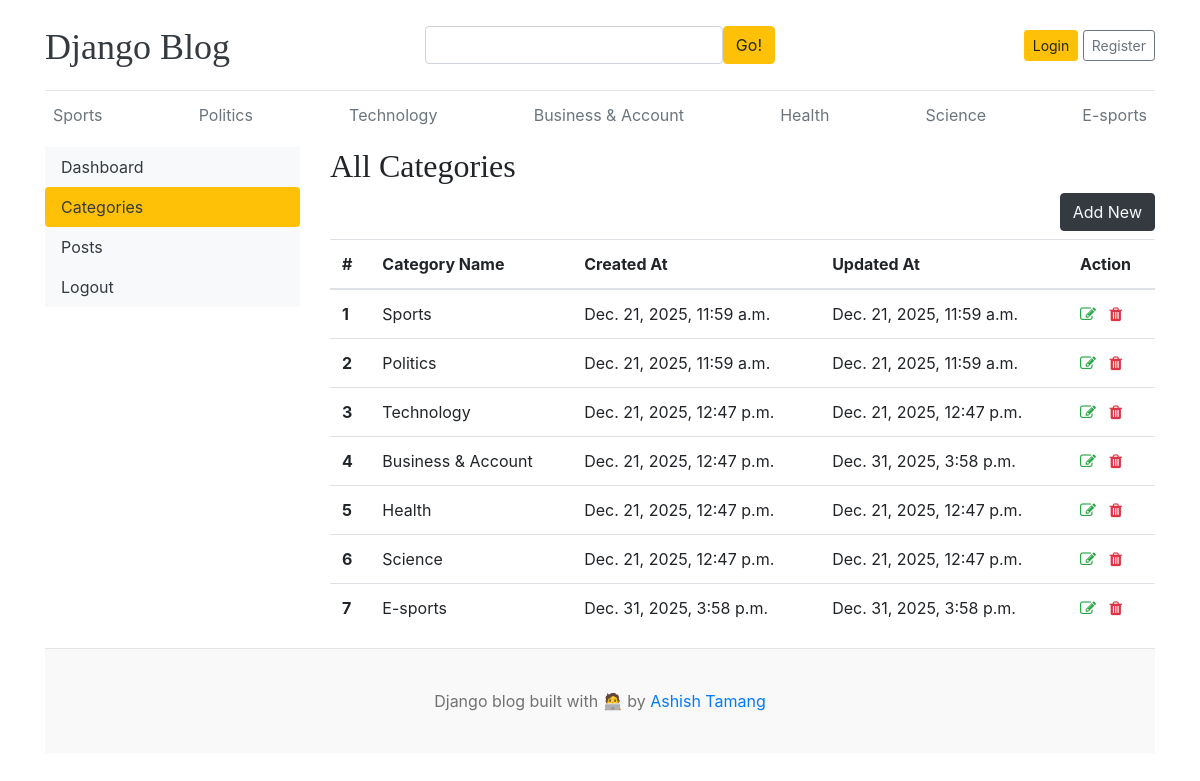
/dashboard/categories/, run on the app's committed database.
### blogs/models.py (models this page shows, shortened)
class Category(models.Model):
    category_name = models.CharField(max_length=255, unique=True)
    created_at = models.DateTimeField(auto_now_add=True)
    updated_at = models.DateTimeField(auto_now=True)
    class Meta:
        verbose_name_plural = 'Categories'

### dashboards/views.py (the view)
# urls.py: path('categories/', views.categories, name='categories'),
def categories(request):
    return render(request, 'dashboard/categories.html')

### blogs/context_processors.py (called while the page is built)
def get_categories(request):
    categories = Category.objects.all()
    return dict(categories=categories)

def get_social_links(request):
    social_links = SocialLink.objects.all()
    return dict(social_links=social_links)

### templates/dashboard/categories.html (shortened to what this page needs)
{% extends 'base.html' %}
{% block content %}
<div class="row">
    {% include 'dashboard/sidebar.html' %}
    <div class="col-md-9">
        <h2>All Categories</h2>
        <a href="{% url 'add_category' %}" class="btn btn-dark text-light float-right mb-2">Add New</a>
        <table class="table table-hover">
            <thead>
                <tr>
                    <th>#</th>
                    <th>Category Name</th>
                    <th>Created At</th>
                    <th>Updated At</th>
                    <th>Action</th>
                </tr>
            </thead>
            <tbody>
                {% for cat in categories %}
                <tr>
                    <th>{{ forloop.counter }}</th>
                    <td>{{ cat.category_name }}</td>
                    <td>{{ cat.created_at }}</td>
                    <td>{{ cat.updated_at }}</td>
                    <td><a href="{% url 'edit_category' cat.id %}"><i class="fa fa-edit text-success"></i></a>
                        <a href="{% url 'delete_category' cat.id %}"><i class="fa fa-trash text-danger"></i></a>
                    </td>
                </tr>
                {% endfor %}
            </tbody>
        </table>
    </div>
</div>
{% endblock %}

### templates/base.html (shortened to what this page needs)
{% load static %}
<!DOCTYPE html>
<html lang="en">
<head>
    <link href="https://getbootstrap.com/docs/4.0/dist/css/bootstrap.min.css" rel="stylesheet">
    <link href="{% static 'css/blog.css' %}" rel="stylesheet">
    <link rel="stylesheet" href="https://cdnjs.cloudflare.com/ajax/libs/font-awesome/4.7.0/css/font-awesome.min.css">
</head>
<body>
    <div class="container">
        <header class="blog-header py-3">
            <div class="row flex-nowrap justify-content-between align-items-center">
                <div class="col-4 pt-1">
                    <a class="blog-header-logo text-dark" href="/">Django Blog</a>
                </div>
                <div class="col-4">
                    <form action="{% url 'search' %}" method="GET" class="d-flex">
                        <input class="form-control" type="text" name="keyword" value="{{ keyword }} "
                            placeholder="Enter search term..." aria-label="Enter search term..."
                            aria-describedby="button-search" />
                        <button type="submit" class="btn btn-warning" id="button-search" type="button">Go!</button>
                    </form>
                </div>
                <div class="col-4 d-flex justify-content-end align-items-center">
                    {% if not user.is_authenticated %}
                    <a class="btn btn-sm btn-warning" href="{% url 'login' %}">Login</a> &nbsp;
                    <a class="btn btn-sm btn-outline-secondary" href="{% url 'register' %}">Register</a>
                    {% else %}
                    <span><a href="{% url 'dashboard' %}">Dashboard</a></span>
                    &emsp;
                    <span><a href="{% url 'logout' %}">Logout</a></span>
                    {% endif %}
                </div>
            </div>
        </header>
        <div class="nav-scroller py-1 mb-2">
            <nav class="nav d-flex justify-content-between">
                {% for category in categories %}
                <a class="p-2 text-muted" href="{% url 'post_by_category' category.id %}">
                    {{ category.category_name }}</a>
                {% endfor %}
            </nav>
        </div>
        {% block content %}
        {% endblock %}
        <footer class="blog-footer">
            <p>Django blog built with 🧑‍💻 by <a href="#">Ashish Tamang</a></p>
        </footer>
</body>
</html>

### blog_main/static/css/blog.css (style rules this page uses)
.blog-header { border-bottom: 1px solid #e5e5e5; }
.blog-header-logo { font-family: "Playfair Display", Georgia, "Times New Roman", serif; font-size: 2.25rem; }
h1, h2, h3, h4, h5, h6 { font-family: "Playfair Display", Georgia, "Times New Roman", serif; }
.blog-footer { padding: 2.5rem 0; color: #727272; text-align: center; background-color: #f9f9f9; border-top: .05rem solid #e5e5e5; }
.blog-footer p:last-child { margin-bottom: 0; }

### data on the page
Category: category_name "Sports", created_at "Dec. 21, 2025, 11:59 a.m.", updated_at "Dec. 21, 2025, 11:59 a.m."
Category: category_name "Politics", created_at "Dec. 21, 2025, 11:59 a.m.", updated_at "Dec. 21, 2025, 11:59 a.m."
Category: category_name "Technology", created_at "Dec. 21, 2025, 12:47 p.m.", updated_at "Dec. 21, 2025, 12:47 p.m."
Category: category_name "Business & Account", created_at "Dec. 21, 2025, 12:47 p.m.", updated_at "Dec. 31, 2025, 3:58 p.m."
Category: category_name "Health", created_at "Dec. 21, 2025, 12:47 p.m.", updated_at "Dec. 21, 2025, 12:47 p.m."
Category: category_name "Science", created_at "Dec. 21, 2025, 12:47 p.m.", updated_at "Dec. 21, 2025, 12:47 p.m."
Category: category_name "E-sports", created_at "Dec. 31, 2025, 3:58 p.m.", updated_at "Dec. 31, 2025, 3:58 p.m."
